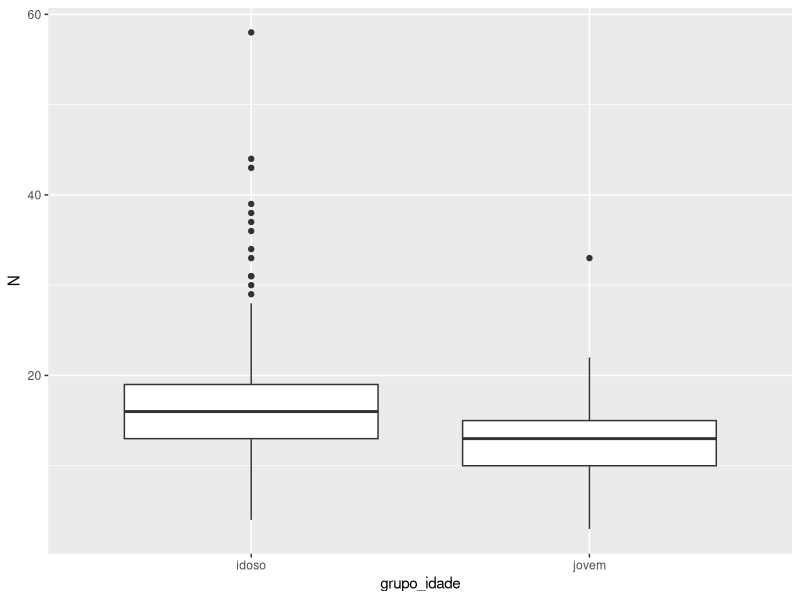

Recreate this plot in R.
## ---- chunk 1
paste ("O estimador de mi é xBarra")
## ---- chunk 2
paste ("X ~ Normal (µ, σ²/n)")
## ---- chunk 3
paste ("µ=268")
## ---- chunk 4
a.n = 50
a.m = 268
po.m = a.m #supoem-se que
po.sd = 60
a.var = po.sd^2

c(a.m - qnorm(.95) * po.sd/sqrt(a.n), a.m + qnorm(.95) * po.sd/sqrt(a.n))
## ---- chunk 5
a.n = 50
a.m = 268
po.m = a.m #supoem-se que
po.sd = 60
a.var = po.sd^2
alpha = 0.05

#paste ("H°: µ=260")
#paste ("H¹: µ>0.05")
#paste ("RC = {µ>xc}")
#paste ("Þ [regeitar H° | H¹ é verdade] = 0.05")
#a.m + qnorm(.05) * po.sd/sqrt(a.n)
RC = round (qnorm(.05, mean = a.m ,sd = po.sd/sqrt(a.n)), 4)

paste ("Conclusão: Com base no estudo aceitamos qualquer que esteja fora da região critica ou seja, valores acima de", RC)
## ---- chunk 6
a.n = 50
a.m = 268
po.m = a.m
po.sd = 60
a.var = po.sd^2
alpha = 0.05
#paste ("erro = qnorm(.95) * po.sd/sqrt(a.n)")
#paste ("15 = qnorm(.95) * po.sd/sqrt(a.n.projetada)")
a.n.projetada = round ((qnorm(.95) * po.sd/15)^2)

paste ("Conclusão: Para que tenhamos um erro de 15 unidades será necessária uma amostra de", a.n.projetada,"unidades")
## ---- chunk 7
a.n = 100
a.positiva = 25
#paste ("erro = qnorm(.95) * po.sd/sqrt(a.n)")
#paste ("15 = qnorm(.95) * po.sd/sqrt(a.n.projetada)")
p = 25/100

paste ("Conclusão: Para uma amostra de 100 pessoas, onde o número de portadores é igual 25, estima-se um proporção de", p)
## ---- chunk 8
a.n = 100
a.posit = 25
a.negat = 75
#a.e = (a.posit * a.posit/a.n) + (a.negat * a.negat/a.n)
#a.m = a.e
#a.var= ((a.posit - a.m)^2 * a.posit/a.n) + ((a.negat - a.m)^2 * a.negat/a.n)
#a.sd = sqrt(((a.posit - a.m)^2 * a.posit/a.n) + ((a.negat - a.m)^2 * a.negat/a.n))
#paste ("erro = qnorm(.95) * po.sd/sqrt(a.n)")
#paste ("15 = qnorm(.95) * po.sd/sqrt(a.n.projetada)")

a.p = a.posit/a.n

ic = c(a.p - (qnorm(.95) * sqrt(a.p*(1-a.p)/a.n)), a.p + (qnorm(.95) * sqrt(a.p*(1-a.p)/a.n)))

paste ("Conclusão: O intervalo de confiança para o proporção p, é igual a", round (ic[1],3), round (ic[2],3))
## ---- chunk 9
a.n = 100
a.posit = 25
a.negat = 75

a.p = a.posit/a.n

a.sd= sqrt(a.p*(1-a.p)/a.n)

paste ("H°: p= 0.2")
paste ("H¹: p> 0.2")

paste ("RC = {p>pc}")
paste ("Þ [regeitar H° | H¹ é verdade] = 0.05")
paste ("alpha = Þ[p^ > pc | p=0.2] Se p=0.2")
paste ("Pelo TLC p^ ~ N(0.25, 0.25 * (10- 0.25)/100)")

paste ("Þ[p^ - 0.05 / 0.043 > p¹ - 0.05  / 0.043] = 0.05")

paste ("Þ[ Z > p¹ - 0.25 / 0.043] = 0.05")

paste ("p¹ - 0.25/ 0.043 = 1.64 => p¹=0.086")

paste ("RC = {p^ >",-qnorm(0.05)*a.sd+a.p,"}")

paste("Como p^ não está em RC aceitamos H° e concluimos que a propoção é superior a 20%")
## ---- chunk 10
a = c (65,74,78,86,59,84,75,72,81,83)
a.n = length(a)
a.m = mean(a)

paste ("Conclusão: Como estimativa pontual sobre a notá media temos", a.m)
## ---- chunk 11
a = c (65,74,78,86,59,84,75,72,81,83)
a.n = length(a)
a.m = mean(a)
a.var = var (a)
a.sd = sqrt(a.var)

ic = c(a.m - qnorm(.95) * a.sd/sqrt(a.n), a.m + qnorm(.95) * a.sd/sqrt(a.n))

paste ("Conclusão: O intervalo de confiança para o intervalo p, é igual a", round (ic[1],3), round (ic[2],3))
## ---- chunk 12
a = c (65,74,78,86,59,84,75,72,81,83)
a.n = length(a)
a.m = mean(a)
a.sd = sd(a)

#paste ("H°: µ=260")
#paste ("H¹: µ>0.05")
#paste ("RC = {µ>xc}")
#paste ("Þ [regeitar H° | H¹ é verdade] = 0.05")
#a.m + qnorm(.05) * po.sd/sqrt(a.n)
RC = round (qnorm(.05, mean = a.m ,sd = a.sd/sqrt(a.n)), 4)

paste ("Conclusão: Com base no estudo não aceitamos visto que a aceitamos qualquer que esteja fora da região critica ou seja, valores acima de", RC)
## ---- chunk 13
a.n = 25
a.m = 9.8
a.sd = 6

RC = round (qnorm(.05, mean = a.m ,sd = a.sd/sqrt(a.n)), 4)

paste ("Conclusão: Com base no estudo não aceitamos visto que a aceitamos qualquer que esteja fora da região critica ou seja, valores acima de", RC)
## ---- chunk 14
library(readr)
library(ggplot2)
cancer <- read_delim("dataset/cancer.csv", ";", escape_double = FALSE, trim_ws = TRUE)

cancer <- cancer[order(cancer$Idade),]

cancer$grupo_idade <- ''

cancer[seq_len(191), ]$grupo_idade <- 'jovem'
cancer[-seq_len(191), ]$grupo_idade <- 'idoso'

p <- ggplot(cancer, aes(x=grupo_idade, y=N)) +  geom_boxplot(); p
## ---- chunk 15
paste("Conclusão:Podemos considerar sim, que a idade afeta a quantidade de Uréia, contudo esse não é o unico fator determinante")
## ---- chunk 16
cancer <- read_delim("dataset/cancer.csv", ";", escape_double = FALSE, trim_ws = TRUE)
cancer <- cancer[order(cancer$Idade),]
cancer.idoso <- 

a <- cancer[-seq_len(191), ]$N

a.m <- mean(a)
a.sd <-   sd (a)
a.n <- nrow (a)

# Igual contra diferente
t.test(a, alternative = "greater", mu = 15, conf.level = 0.95) 
## ---- chunk 17
cancer <- read_delim("dataset/cancer.csv", ";", escape_double = FALSE, trim_ws = TRUE)
cancer <- cancer[order(cancer$Idade),]

a <- cancer[seq_len(191), ]$N

a.m <- mean(a)
a.sd <-   sd (a)
a.n <- nrow (a)

# Igual contra diferente
t.test(a, alternative = "less", mu = 15, conf.level = 0.95) 
## ---- chunk 18
cancer <- read_delim("dataset/cancer.csv", ";", escape_double = FALSE, trim_ws = TRUE)
cancer <- cancer[order(cancer$Idade),]

a <- cancer$N

a.m <- mean(a)
a.sd <- sd (a)
a.n <- length (a)

c(a.m-qnorm(0.95,a.m,a.sd/sqrt(a.n)), a.m+qnorm(0.95,a.m,a.sd/sqrt(a.n)))
## ---- chunk 19
paste("Podemoos constatar que o comportamento é distinto para as amostras contudo, e que a região critica entre elas beira os 17")
## ---- chunk 20
############ Teste para propor??o populacional ###############
# x: n?mero de sucessos na amostra
# n: n?mero de realiza??es da amostra
# p: probabilidade de sucesso a ser testada
# alternative: two.sided, less ou greater
prop.test(x = 8, n= 100, p = 0.1, alternative = "two.sided", correct = F, conf.level = 0.95) 
## ---- chunk 21
paste("Há um pequeno indicio de que a doença diminuiu.")
